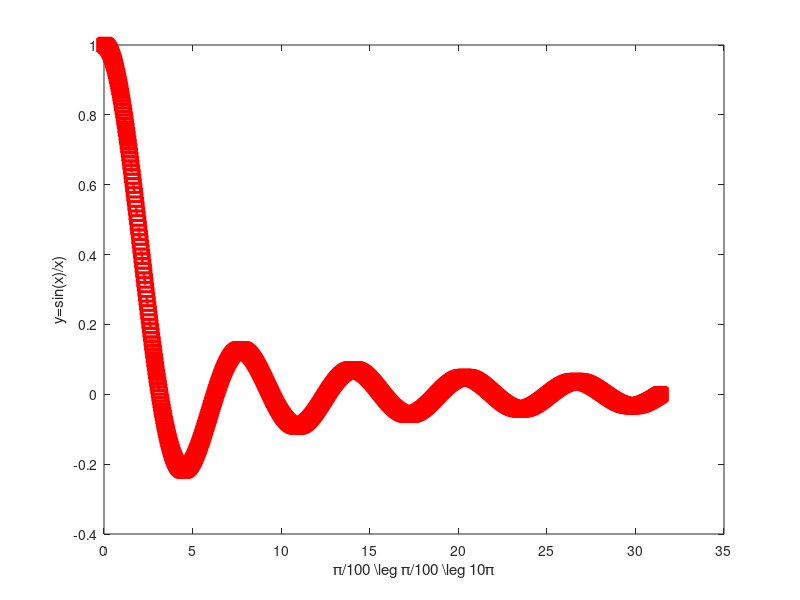

Here is the MATLAB script that generated this plot: (Note: this script raises an error after producing the figure.)
%sinplot using MATLAB 

x = pi/100:pi/100:10*pi;
y = sin(x)./x;

plot(x,y,'--rs','LineWidth', 2,...
    'Markersize',10);

xlabel('\pi/100 \leg \pi/100 \leg 10\pi');
ylabel('y=sin(x)/x)');

gtext('y= sinx/x');
title(' A graph of x against y')

grid on

hold off
